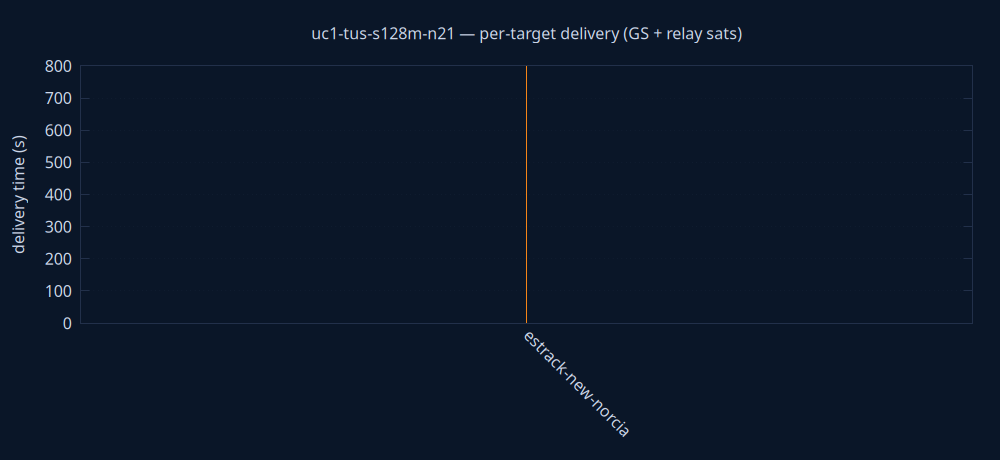

The script that saved this image:
set terminal pngcairo size 1000,460 background rgb '#0a1628'
set output 'delivery.png'
set style fill solid 0.8
set boxwidth 0.7 relative
set border lc rgb '#22304a'
set grid ytics lc rgb '#22304a'
set yrange [0:*]
set ylabel 'delivery time (s)' textcolor rgb '#cdd7ea'
set xtics rotate by -45 textcolor rgb '#cdd7ea'
set ytics textcolor rgb '#cdd7ea'
set title 'uc1-tus-s128m-n21 — per-target delivery (GS + relay sats)' textcolor rgb '#cdd7ea'
plot 'delivery.dat' using 0:2:3:xtic(1) with boxes lc rgb variable notitle
